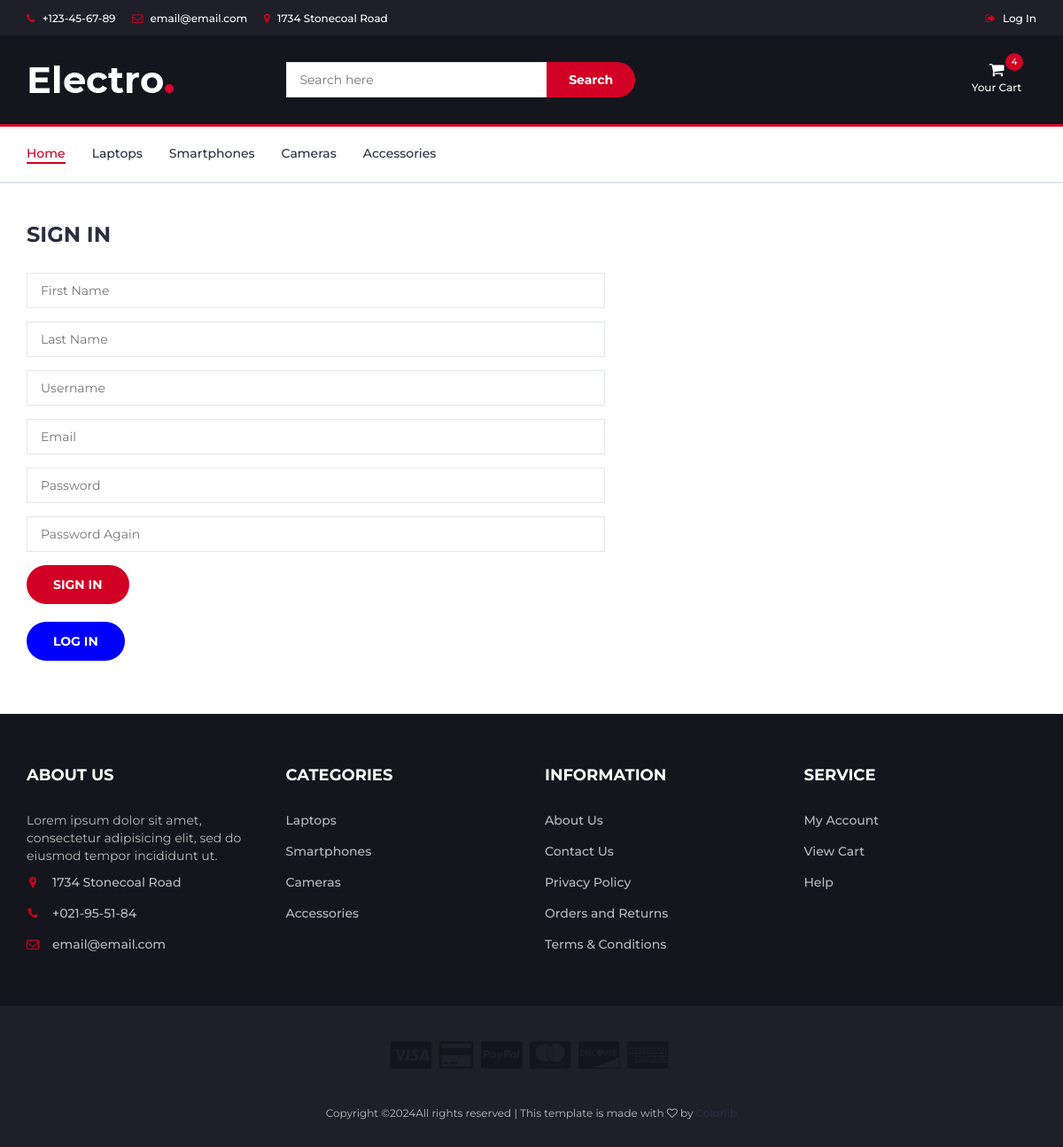
/users/registration/, run on the app's committed database.
### carts/models.py (models this page shows, shortened)
class Cart(models.Model):
    user = models.ForeignKey(to=User, on_delete=models.CASCADE, blank=True, null=True)
    product = models.ForeignKey(to=Product, on_delete=models.CASCADE)
    quantity = models.SmallIntegerField(default=0)
    session_key = models.CharField(max_length=32, blank=True, null=True)
    created_timestampt = models.DateTimeField(auto_now_add=True)
    class Meta:
        db_table = "cart"
    objects = CartQuerySet().as_manager()
    def products_price(self):
        return round(self.product.sell_price() * self.quantity)

### main/models.py (models this page shows, shortened)
class Category(models.Model):
    name = models.CharField(max_length=150, unique=True)
    slug = models.SlugField(max_length=200, unique=True)
    image = models.ImageField(upload_to='category_images')
    class Meta:
        verbose_name_plural = "Categories"

### users/views.py (the view)
# urls.py: path("registration/", views.registration, name="registration"),
def registration(request):
    categories = Category.objects.all()
    if request.method == "POST":
        form = UserRegistrationForm(data=request.POST)
        if form.is_valid():
            form.save()
            user = form.instance
            auth.login(request, user)
            return HttpResponseRedirect(reverse("main:index"))
    else:
        form = UserRegistrationForm()
    context = {"title": "Sign In", "categories": categories, "form": form}
    return render(request, "users/registration.html", context)

### users/forms.py
class UserRegistrationForm(UserCreationForm):
    first_name = forms.CharField()
    last_name = forms.CharField()
    username = forms.CharField()
    email = forms.CharField()
    password1 = forms.CharField()
    password2 = forms.CharField()
    class Meta:
        model = User
        fields = (
            "first_name",
            "last_name",
            "username",
            "email",
            "password1",
            "password2",
        )

### carts/models.py (called while the page is built)
    def total_price(self):
        return sum(cart.products_price() for cart in self)

    def total_quantity(self):
        if self:
            return sum(cart.quantity for cart in self)
        return 0

### carts/templatetags/cart_tags.py (called while the page is built)
@register.simple_tag()
def user_carts(request):
    return get_user_carts(request)

### carts/utils.py (called while the page is built)
def get_user_carts(request):
    if request.user.is_authenticated:
        return Cart.objects.filter(user=request.user)
    if not request.session.session_key:
        request.session.create()
    return Cart.objects.filter(session_key=request.session.session_key)

### main/models.py (called while the page is built)
    def sell_price(self):
        if self.discount:
            return round(self.price - (self.price * self.discount / 100), 2)
        return self.price

### main/templatetags/custom_filters.py (called while the page is built)
@register.filter(name="add_spaces")
def add_spaces(value):
    return "{:,.0f}".format(value).replace(",", " ")

### users/templates/users/registration.html (shortened to what this page needs)
{% extends 'base.html' %}
{% load static %}
{% block content %}
  <div class="section">
    <div class="container">
      <div class="row">
        <div class="col-md-7">
          <div class="billing-details">
            <div class="section-title">
              <h3 class="title">SIGN IN</h3>
            </div>
            <form action="{% url 'users:registration' %}" method="POST">
              <div class="form-group">
                <input class="input" type="text" name="first_name" id="id_first_name" placeholder="First Name" required />
              </div>
              <div class="form-group">
                <input class="input" type="text" name="last_name" id="id_last_name" placeholder="Last Name" required />
              </div>
              <div class="form-group">
                <input class="input" type="text" name="username" id="id_username" placeholder="Username" required />
              </div>
              <div class="form-group">
                <input class="input" type="email" name="email" id="id_email" placeholder="Email" required />
              </div>
              <div class="form-group">
                <input class="input" type="password" name="password1" id="id_password1" placeholder="Password" required />
              </div>
              <div class="form-group">
                <input class="input" type="password" name="password2" id="id_password2" placeholder="Password Again" required />
              </div>
              <button type="submit" class="primary-btn order-submit">SIGN IN</button>
            </form>
            <br />
            <a class="primary-btn order-submit" style="background-color: blue;" href="{% url 'users:login' %}">Log in</a>
          </div>
        </div>
      </div>
    </div>
  </div>
{% endblock %}

### templates/base.html (shortened to what this page needs)
{% load static %}
{% load goods_tags %}
{% load cart_tags %}
{% user_carts request as carts %}
<!DOCTYPE html>
<html lang="en">
  <head>
    <link type="text/css" rel="stylesheet" href="{% static 'css/bootstrap.min.css' %}" />
    <link type="text/css" rel="stylesheet" href="{% static 'css/slick.css' %}" />
    <link type="text/css" rel="stylesheet" href="{% static 'css/slick-theme.css' %}" />
    <link type="text/css" rel="stylesheet" href="{% static 'css/nouislider.min.css' %}" />
    <link rel="stylesheet" href="{% static 'css/font-awesome.min.css' %}" />
    <link type="text/css" rel="stylesheet" href="{% static 'css/style.css' %}" />
  </head>
  <body>
    <header>
      <div id="top-header">
        <div class="container">
          <ul class="header-links pull-left">
            <li>
              <a href="#"><i class="fa fa-phone"></i> +123-45-67-89</a>
            </li>
            <li>
              <a href="#"><i class="fa fa-envelope-o"></i> email@email.com</a>
            </li>
            <li>
              <a href="#"><i class="fa fa-map-marker"></i> 1734 Stonecoal Road</a>
            </li>
          </ul>
          <ul class="header-links pull-right">
            {% if not user.is_authenticated %}
              <li>
                <a href="{% url 'users:login' %}"><i class="fa fa-sign-out"></i> Log In</a>
              </li>
            {% endif %}
          </ul>
        </div>
      </div>
      <div id="header">
        <div class="container">
          <div class="row">
            <div class="col-md-3">
              <div class="header-logo">
                <a href="{% url 'main:index' %}" class="logo"><img src="{% static './img/logo.png' %}" alt="logo" /></a>
              </div>
            </div>
            <div class="col-md-6">
              <div class="header-search">
                <form action="{% url 'goods:search' %}" method="GET">
                  <input class="input" type="search" name="q" placeholder="Search here" />
                  <button class="search-btn">Search</button>
                </form>
              </div>
            </div>
            <div class="col-md-3 clearfix">
              <div class="header-ctn">
                <div class="dropdown">
                  <a class="dropdown-toggle" data-toggle="dropdown" aria-expanded="true">
                    <i class="fa fa-shopping-cart"></i>
                    <span>Your Cart</span>
                    <div class="qty">{{carts.total_quantity}}</div>
                  </a>
                </div>
              </div>
            </div>
          </div>
        </div>
      </div>
    </header>
    <nav id="navigation">
      <div class="container">
        <div id="responsive-nav">
          <ul class="main-nav nav navbar-nav">
            <li class="active">
              <a href="{% url 'main:index' %}">Home</a>
            </li>
            {% for category in categories %}
              <li>
                <a href="{% url 'goods:catalog' category.slug %}">{{ category.name }}</a>
              </li>
            {% endfor %}
          </ul>
        </div>
      </div>
    </nav>
    {% block content %}
    {% endblock %}
    <footer id="footer">
      <div class="section">
        <div class="container">
          <div class="row">
            <div class="col-md-3 col-xs-6">
              <div class="footer">
                <h3 class="footer-title">About Us</h3>
                <p>Lorem ipsum dolor sit amet, consectetur adipisicing elit, sed do eiusmod tempor incididunt ut.</p>
                <ul class="footer-links">
                  <li>
                    <a href="#"><i class="fa fa-map-marker"></i>1734 Stonecoal Road</a>
                  </li>
                  <li>
                    <a href="#"><i class="fa fa-phone"></i>+021-95-51-84</a>
                  </li>
                  <li>
                    <a href="#"><i class="fa fa-envelope-o"></i>email@email.com</a>
                  </li>
                </ul>
              </div>
            </div>
            <div class="col-md-3 col-xs-6">
              <div class="footer">
                <h3 class="footer-title">Categories</h3>
                <ul class="footer-links">
                  {% for category in categories %}
                    <li>
                      <a href="{% url 'goods:catalog' category.slug %}">{{ category.name }}</a>
                    </li>
                  {% endfor %}
                </ul>
              </div>
            </div>
            <div class="col-md-3 col-xs-6">
              <div class="footer">
                <h3 class="footer-title">Information</h3>
                <ul class="footer-links">
                  <li>
                    <a href="#">About Us</a>
                  </li>
                  <li>
                    <a href="#">Contact Us</a>
                  </li>
                  <li>
                    <a href="#">Privacy Policy</a>
                  </li>
                  <li>
                    <a href="#">Orders and Returns</a>
                  </li>
                  <li>
                    <a href="#">Terms & Conditions</a>
                  </li>
                </ul>
              </div>
            </div>
            <div class="col-md-3 col-xs-6">
              <div class="footer">
                <h3 class="footer-title">Service</h3>
                <ul class="footer-links">
                  <li>
                    <a href="{% url "users:profile" %}">My Account</a>
                  </li>
                  <li>
                    <a href="{% url "users:profile" %}">View Cart</a>
                  </li>
                  <li>
                    <a href="#">Help</a>
                  </li>
                </ul>
              </div>
            </div>
          </div>
        </div>
      </div>
      <div id="bottom-footer" class="section">
        <div class="container">
          <div class="row">
            <div class="col-md-12 text-center">
              <ul class="footer-payments">
                <li>
                  <a href="#"><i class="fa fa-cc-visa"></i></a>
                </li>
                <li>
                  <a href="#"><i class="fa fa-credit-card"></i></a>
                </li>
                <li>
                  <a href="#"><i class="fa fa-cc-paypal"></i></a>
                </li>
                <li>
                  <a href="#"><i class="fa fa-cc-mastercard"></i></a>
                </li>
                <li>
                  <a href="#"><i class="fa fa-cc-discover"></i></a>
                </li>
                <li>
                  <a href="#"><i class="fa fa-cc-amex"></i></a>
                </li>
              </ul>
              <span class="copyright">
                Copyright &copy;All rights reserved | This template is made with <i class="fa fa-heart-o" aria-hidden="true"></i> by <a href="https://colorlib.com" target="_blank">Colorlib</a>
              </span>
            </div>
          </div>
        </div>
      </div>
    </footer>
  </body>
</html>

### static/css/style.css (style rules this page uses)
body { font-family: 'Montserrat', sans-serif; font-weight: 400; color: #333; }
h1, h2, h3, h4, h5, h6 { color: #2B2D42; font-weight: 700; margin: 0 0 10px; }
a { color: #2B2D42; font-weight: 500; -webkit-transition: 0.2s color; transition: 0.2s color; }
ul, ol { margin: 0; padding: 0; list-style: none }
.primary-btn { display: inline-block; padding: 12px 30px; background-color: #D10024; border: none; border-radius: 40px; color: #FFF; text-transform: uppercase; font-weight: 700; text-align: center; -webkit-transition: 0.2s all; transition: 0.2s all; }
.input { height: 40px; padding: 0px 15px; border: 1px solid #E4E7ED; background-color: #FFF; width: 100%; }
.section { padding-top: 30px; padding-bottom: 30px; }
.section-title { position: relative; margin-bottom: 30px; margin-top: 15px; }
.section-title .title { display: inline-block; text-transform: uppercase; margin: 0px; }
#top-header { padding-top: 10px; padding-bottom: 10px; background-color: #1E1F29; }
.header-links li { display: inline-block; margin-right: 15px; font-size: 12px; }
.header-links li:last-child { margin-right: 0px; }
.header-links li a { color: #FFF; }
.header-links li i { color: #D10024; margin-right: 5px; }
#header { padding-top: 15px; padding-bottom: 15px; background-color: #15161D; }
.header-logo { float: left; }
.header-logo .logo img { display: block; }
.header-search { padding: 15px 0px; }
.header-search form { position: relative; }
.header-search form .input { width: calc(100% - 260px); margin-right: -4px; }
.header-search form .search-btn { height: 40px; width: 100px; background: #D10024; color: #FFF; font-weight: 700; border: none; border-radius: 0px 40px 40px 0px; }
.header-ctn { float: right; padding: 15px 0px; }
.header-ctn>div { display: inline-block; }
.header-ctn>div>a { display: block; position: relative; width: 90px; text-align: center; color: #FFF; }
.header-ctn>div>a>i { display: block; font-size: 18px; }
.header-ctn>div>a>span { font-size: 12px; }
.header-ctn>div>a>.qty { position: absolute; right: 15px; top: -10px; width: 20px; height: 20px; line-height: 20px; text-align: center; border-radius: 50%; font-size: 10px; color: #FFF; background-color: #D10024; }
#navigation { background: #FFF; border-bottom: 2px solid #E4E7ED; border-top: 3px solid #D10024; }
.main-nav>li+li { margin-left: 30px }
.main-nav>li>a { padding: 20px 0px; }
.main-nav>li>a:hover, .main-nav>li>a:focus, .main-nav>li.active>a { color: #D10024; background-color: transparent; }
.main-nav>li>a:after { content: ""; display: block; width: 0%; height: 2px; background-color: #D10024; -webkit-transition: 0.2s all; transition: 0.2s all; }
.main-nav>li>a:hover:after, .main-nav>li>a:focus:after, .main-nav>li.active>a:after { width: 100%; }
.billing-details { margin-bottom: 30px; }
#footer { background: #15161D; color: #B9BABC; }
#bottom-footer { background: #1E1F29; }
.footer { margin: 30px 0px; }
.footer .footer-title { color: #FFF; text-transform: uppercase; font-size: 18px; margin: 0px 0px 30px; }
.footer-links li+li { margin-top: 15px; }
.footer-links li a { color: #B9BABC; }
.footer-links li i { margin-right: 15px; color: #D10024; width: 14px; text-align: center; }
.copyright { margin-top: 30px; display: block; font-size: 12px; }
.footer-payments li { display: inline-block; margin-right: 5px; }
.footer-payments li a { color: #15161D; font-size: 36px; display: block; }

### data on the page
Cart: total_quantity "4"
Category: name "Laptops"
Category: name "Smartphones"
Category: name "Cameras"
Category: name "Accessories"
